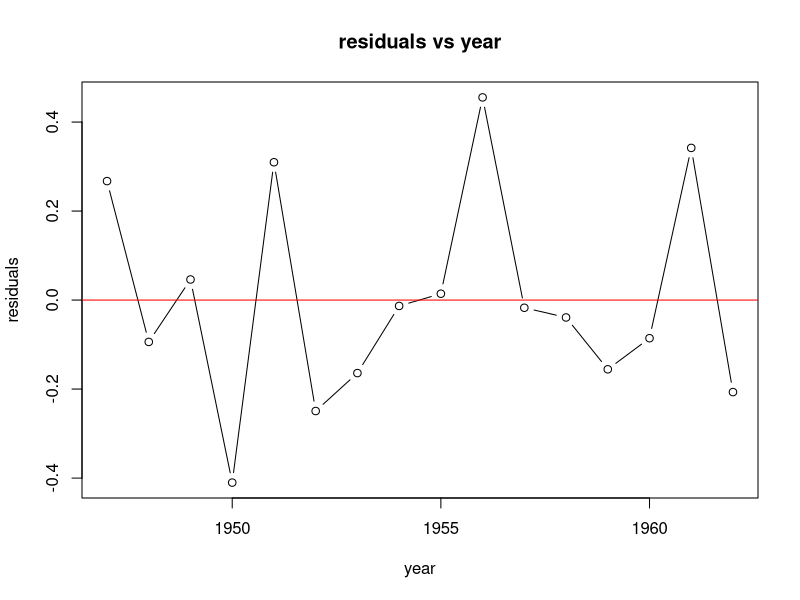
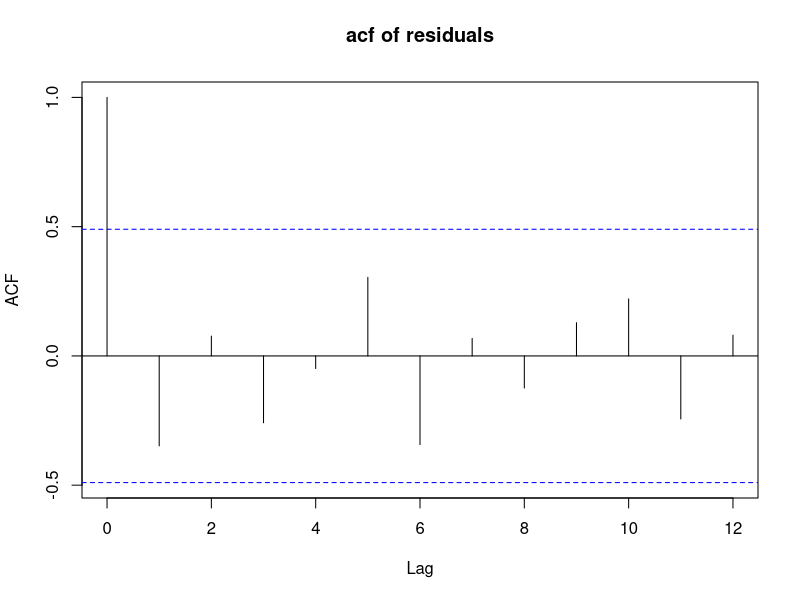

The R source for these figures, in order:
# labassignment9
# autocorrelation of residuals in regression analysis
?longley
# introduction
# autocorrelation refers to the correlation between successive residuals in a time series data
# it violates the assumption of independence of errors in linear regression model leading to bias
# detecting autocorrelation is essential for valid statistical inference
# common methods of detection include residual plots acf plots and statistical tests like durbin watson

# data description
# using longley dataset from r base library
# dataset contains macroeconomic variables observed yearly from 1947 to 1962
# response variable is employed representing the number of people employed
# predictors are gnp deflator gnp unemployed armed forces population and year

data(longley)

# structure and summary
print("structure of data")
print(str(longley))
print("summary of data")
print(summary(longley))

# inference
# dataframe with 16 observations and 7 numeric variables showing macroeconomic trends

# regression model fitting
# fitting multiple linear regression model of employed on all other predictors using lm function
model <- lm(Employed ~ ., data = longley)

# model summary
print("regression model summary")
print(summary(model))

# inference
# model has r2 value of 0.99 indicating excellent fit and p value is less than 0.05 indicating significance

# interpretation
# the high r squared value implies that 99 percent of the variation in the response variable employed
# can be explained by the linear relationship with the predictors in the model
# the f statistic is significant meaning the overall model is valid statistically
# however individual t tests for coefficients may show non significance due to potential multicollinearity among predictors

# residual analysis time plot
# extracting residuals from the fitted model and plotting against time to visually check for patterns
res <- residuals(model)
plot(longley$Year, res, type = "b", main = "residuals vs year", xlab = "year", ylab = "residuals")
abline(h = 0, col = "red")

# inference
# residuals show a distinct wave like pattern over time instead of random scatter around zero

# interpretation
# the meandering pattern of residuals suggests that positive autocorrelation is present in the error terms
# successive residuals tend to have similar signs and magnitudes rather than being independent
# this visual pattern is a strong indicator that the assumption of independent errors is violated

# autocorrelation function
# calculating and plotting the autocorrelation function acf of residuals to measure serial correlation at different lags
acf(res, main = "acf of residuals")

# inference
# acf plot shows significant positive correlation at lags 1 and 2

# interpretation
# the bars for lag 1 and lag 2 extend beyond the blue dashed confidence limits
# this indicates statistically significant autocorrelation at these lags meaning current error is related to previous errors
# this confirms the presence of positive autocorrelation in the residuals consistent with the time plot

# durbin watson test
# performing durbin watson test to statistically confirm the presence of first order autocorrelation
if (!require(lmtest)) install.packages("lmtest")
library(lmtest)
print("durbin watson test result")
print(dwtest(model))

# hypothesis
# null hypothesis h0 autocorrelation is zero meaning errors are independent
# alternative hypothesis h1 autocorrelation is greater than zero meaning positive autocorrelation exists

# inference
# p value is less than 0.05 and dw statistic is significantly less than 2

# interpretation
# since the p value is less than the significance level of 0.05 we reject the null hypothesis of no autocorrelation
# the durbin watson statistic being close to zero rather than two further supports this conclusion
# we conclude that there is significant evidence of positive autocorrelation in the residuals of the regression model
